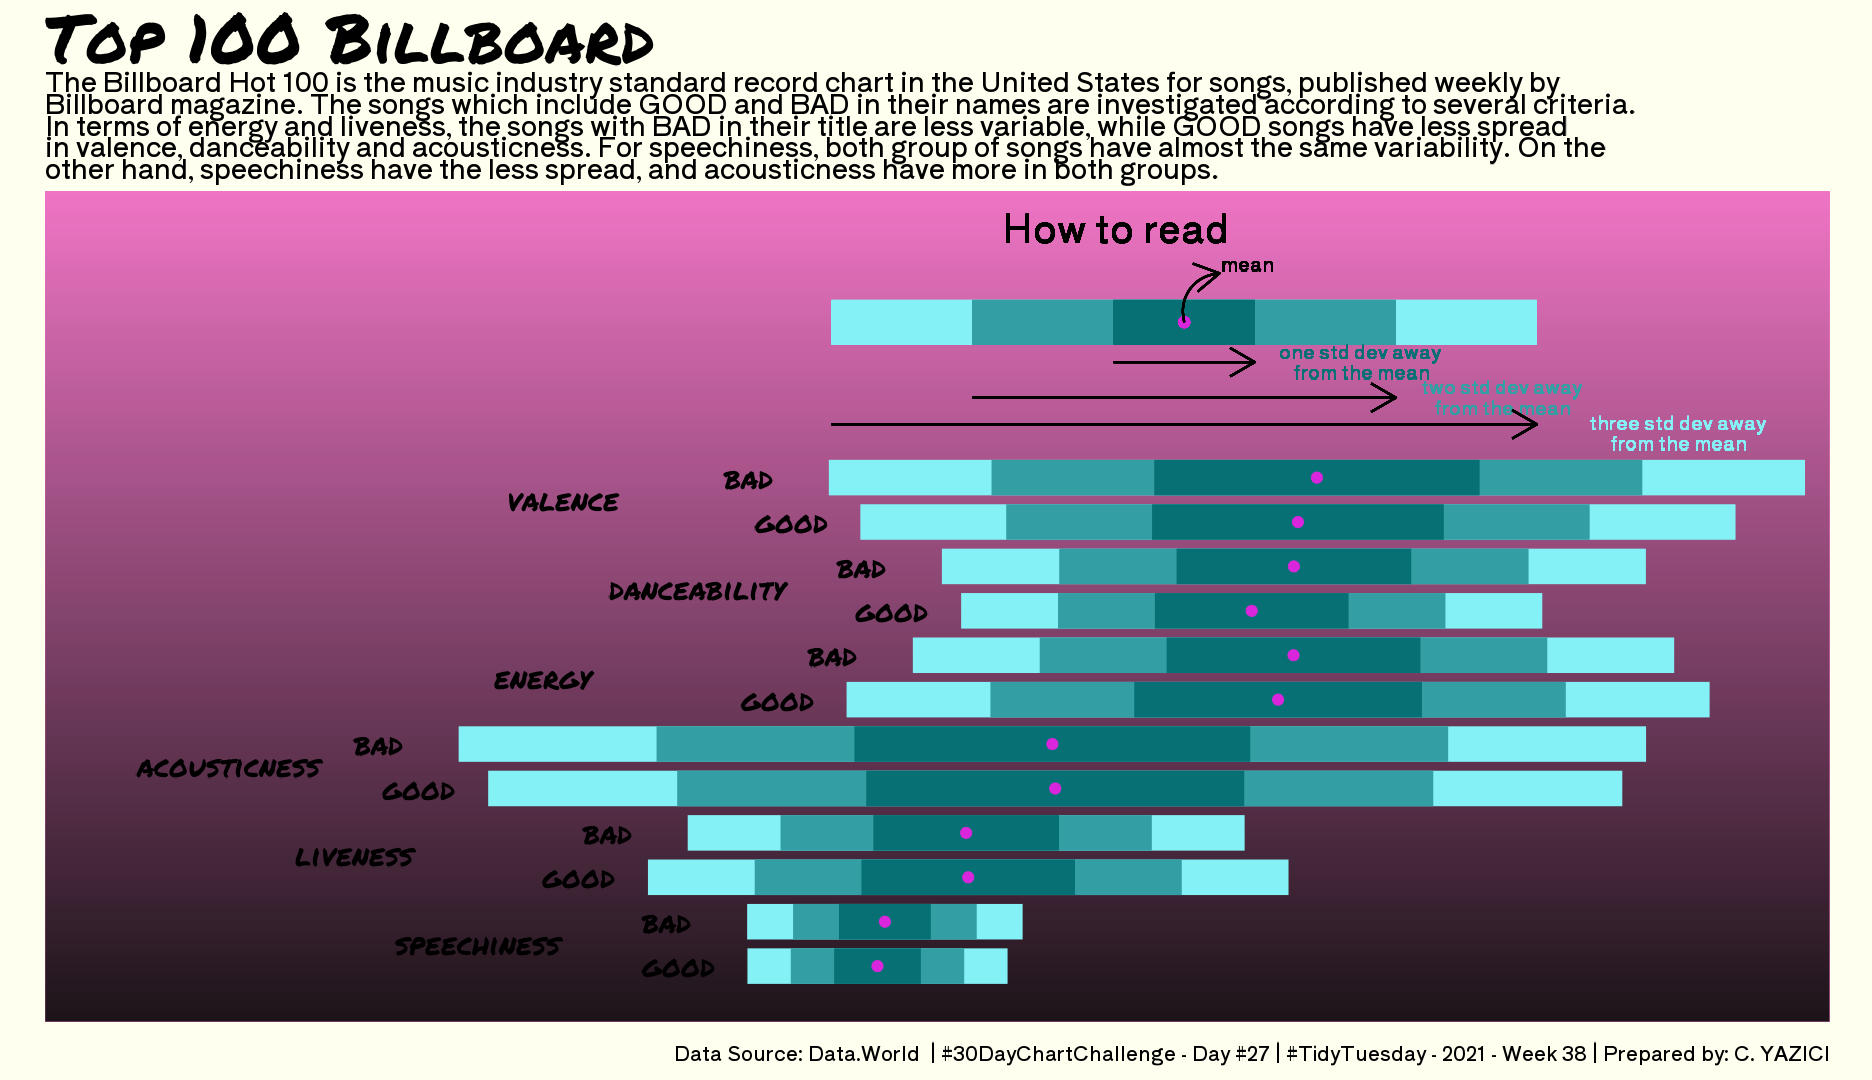

Source code (R):
library(ggridges)
library(forecast)
library(tidyverse)
library(ggdist)
library(showtext)

# Font in the Plot

font_add_google(name = "Permanent Marker",   
                family = "pm")
showtext_auto()


font_add_google('Shippori Antique', 'sa')
showtext_auto()

# Data Import

tuesdata <- tidytuesdayR::tt_load(2021, week = 38)

billboard <- tuesdata$billboard
audio <- tuesdata$audio_features

# Data Wrangling

plot_data <- audio %>%
  filter(str_detect(song, "good |Good | bad | Bad ")) %>%
  drop_na(danceability, energy, speechiness, acousticness, liveness, valence) %>%
  select(song, danceability, energy, speechiness, acousticness, liveness, 
         valence) %>%
  pivot_longer(-song, values_to = "values") %>%
  mutate(index = ifelse(str_detect(song, "good |Good "), "good", "bad"))

plot_data_summary <- plot_data %>%
  group_by(name, index) %>%
  summarise(avg_val = mean(values),
            se_val = sd(values)) %>%
  ungroup() %>%
  mutate(y = case_when(
    name == "valence"~ 6,
    name == "danceability"~ 5,
    name == "energy"~ 4,
    name == "acousticness"~ 3,
    name == "liveness"~ 2,
    name == "speechiness"~ 1,
    ),
    y = ifelse(index == "bad", y + 0.5, y)) %>%
  group_by(name) %>%
  mutate(avg_y = mean(y),
         avg_x = avg_val - 3 * se_val - 0.3) %>%
  ungroup()
  
subtitle_text <- str_wrap("\nThe Billboard Hot 100 is the music industry standard record
chart in the United States for songs, published weekly by Billboard magazine.
The songs which include GOOD and BAD in their names are investigated according
to several criteria. In terms of energy and liveness, the songs with BAD in 
their title are less variable, while GOOD songs have less spread in valence,
danceability and acousticness. For speechiness, both group of songs have almost
the same variability. On the other hand, speechiness have the less spread, and 
acousticness have more in both groups.", 120)

# The Plot

p <- ggplot(plot_data_summary) +
  geom_rect(mapping = aes(ymin = -Inf, ymax = Inf,
                          xmin = -Inf, xmax = Inf),
            fill = "#F075C5",
            colour = NA,
            size = 0.5) +
  annotation_custom(grid::rasterGrob(paste0("#0F0E0E", as.hexmode(1:240)), 
                                     width = unit(1,"npc"), 
                                     height = unit(1,"npc"), 
                                     interpolate = TRUE), 
                    xmin = -Inf, xmax = Inf, 
                    ymin = -Inf, ymax = Inf) +
  geom_rect(aes(xmin = avg_val - 3 * se_val, 
                              xmax = avg_val + 3 * se_val, 
                              ymin = y - 0.2, ymax = y + 0.2), 
                          fill = "#84F1F6") +
  geom_rect(aes(xmin = avg_val - 2 * se_val, 
                              xmax = avg_val + 2 * se_val, 
                              ymin = y - 0.2, ymax = y + 0.2), 
                          fill = "#339EA4") + 
  geom_rect(aes(xmin = avg_val - 1 * se_val, 
                xmax = avg_val + 1 * se_val, 
                ymin = y - 0.2, ymax = y + 0.2), 
            fill = "#077075") + 
  geom_point(aes(x = avg_val, y = y), color = "#D925DC", size = 5) +
  geom_text(aes(x = avg_val - 3 * se_val - 0.15,
                y = y, label = index), hjust = 0, family = "pm",
            size = 8) +
  geom_text(data = plot_data_summary %>%filter(index == "good"),
    aes(x = avg_x - 0.2, y = avg_y, label = name), hjust = 0, family = "pm",
            size = 8) +
  # How to read
  geom_rect(aes(xmin = 0, xmax = 1, 
                ymin = 8, ymax = 8.5), 
            fill = "#84F1F6") +
  geom_rect(aes(xmin = 0.2, xmax = 0.8, 
                ymin = 8, ymax = 8.5), 
            fill = "#339EA4") +
  geom_rect(aes(xmin = 0.4, xmax = 0.6, 
                ymin = 8, ymax = 8.5), 
            fill = "#077075") +
  geom_point(aes(x = 0.5, y = 8.25), size = 5, color = "#D925DC") +
  geom_segment(aes(x = 0.4, y = 7.8, 
                 xend = 0.6, yend = 7.8),
             arrow = arrow(length = unit(1, "cm")), size = 1) +
  geom_text(aes(x = 0.75, y = 7.8, label = "one std dev away\nfrom the mean"),
            color = "#077075", size = 5, family = "sa") +
  geom_segment(aes(x = 0.2, y = 7.4, 
                   xend = 0.8, yend = 7.4),
               arrow = arrow(length = unit(1, "cm")), size = 1) +
  geom_text(aes(x = 0.95, y = 7.4, label = "two std dev away\nfrom the mean"),
            color = "#339EA4", size = 5, family = "sa") +
  geom_segment(aes(x = 0, y = 7.1, 
                   xend = 1, yend = 7.1),
               arrow = arrow(length = unit(1, "cm")), size = 1) +
  geom_text(aes(x = 1.2, y = 7.0, label = "three std dev away\nfrom the mean"),
            color = "#84F1F6", size = 5, family = "sa") +
  geom_curve(aes(x = 0.5, y = 8.25, 
                 xend = 0.55, yend = 8.8),
             arrow = arrow(length = unit(1, "cm")),
             curvature = -0.5, size = 1) +
  geom_text(aes(x = 0.59, y = 8.9, label = "mean"),
            color = "black", size = 5, family = "sa") +
  geom_text(aes(x = 0.4, y = 9.3, label = "How to read"),
            color = "black", size = 10, family = "sa") +
  coord_cartesian(xlim = c(-1.0, 1.3)) +
  labs(title = "Top 100 Billboard",
       subtitle = subtitle_text,
    caption = "\nData Source: Data.World  | #30DayChartChallenge - Day #27 | #TidyTuesday - 2021 - Week 38 | Prepared by: C. YAZICI") +
  theme(plot.background = element_rect(fill = "ivory", color = NA),
        panel.background = element_rect(fill = "ivory", color = NA),
    panel.grid = element_blank(),
    axis.ticks = element_blank(),
    axis.text = element_blank(),
    axis.title = element_blank(),
    plot.caption = element_text(family = "sa", hjust = 1, size = 15),
    plot.title = element_text(family = "pm", hjust = 0, size = 50),
    plot.subtitle = element_text(family = "sa", hjust = 0, size = 20),
    plot.margin = unit(c(0.5, 1.5, 0.5, 1.5), "cm"))

# Save the Plot

ggsave("Day27.png", p, width = 26, height = 15, dpi = 72)
